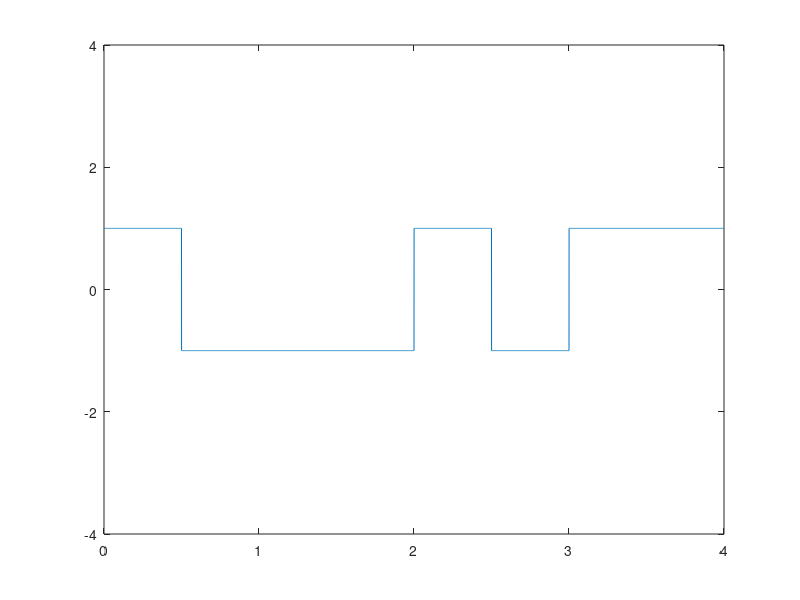

This figure's MATLAB source:
clc;
clear all;

bits =[0,1,0,0,1,1,1,0];

bit_rate=2;
n=1000;
T=length(bits)/bit_rate;
N=n*length(bits);
dt=T/N;
t=0:dt:T;
prev_volt=1;
amp=1;
amp=prev_volt*amp;
tmp=amp;


for i=1:length(bits)
  if (bits(i)==1)
    amplitude(i)=-amp;
    amp=amplitude(i);
  else
    amplitude(i)=amp;
    amp=amplitude(i);
    
   end
end

x=1;
for i=1:length(t)
  y_valu(i)=amplitude(x);
  if (t(i)*bit_rate>=x)
    x=x+1;
  end
end

plot(t,y_valu);
axis([0 T -4 4]);

count=0;
last_bit=1;
for i=1:length(t)
  if t(i)*bit_rate>count
    count=count+1;
    if (y_valu(i)!=last_bit)
     ans_bit(count)=1;
     last_bit=-last_bit;
  else
    ans_bit(count)=0;
    end
    
  end
end
disp('Dimodulation');
disp(ans_bit);
